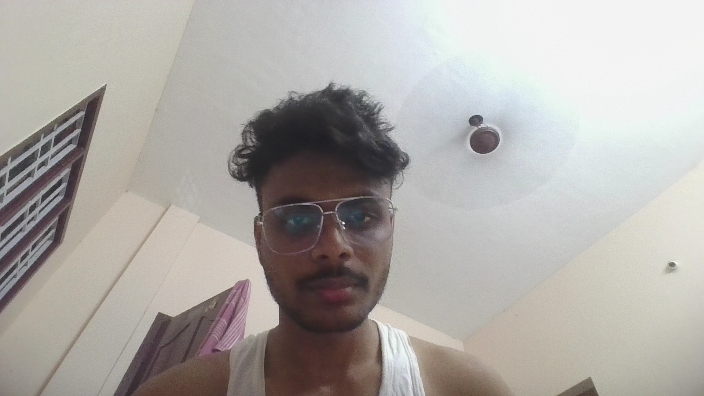
#> input picture captured_phone.jpg, 704 x 396 px; its folder holds only this picture in this run
$ python -i app_streamlit.py   (imports and definitions only)
#> lines starting #> are read from the running program, lines starting #| are printed output that depends on the picture; after the words box and inside, x2 and y2 are one past the last pixel; in counts of white or black regions, pixels touching at a corner belong together
#> further down, picture is the input picture: shape (396, 704, 3); mean B, G, R 166.2, 170.3, 174
import streamlit as st
import pandas as pd
import datetime
import cv2
import numpy as np
from predict import predict_ml

# -------------------- Streamlit Page Config --------------------
# [6 lines not run here, left out]

# -------------------- Skin Validation Function --------------------
def is_valid_image(image):
    hsv = cv2.cvtColor(image, cv2.COLOR_BGR2HSV)
#> hsv: shape (396, 704, 3); mean H, S, V 49.1, 21.9, 175.9

    lower_skin = np.array([0, 15, 60], dtype=np.uint8)
    upper_skin = np.array([35, 255, 255], dtype=np.uint8)

    mask = cv2.inRange(hsv, lower_skin, upper_skin)
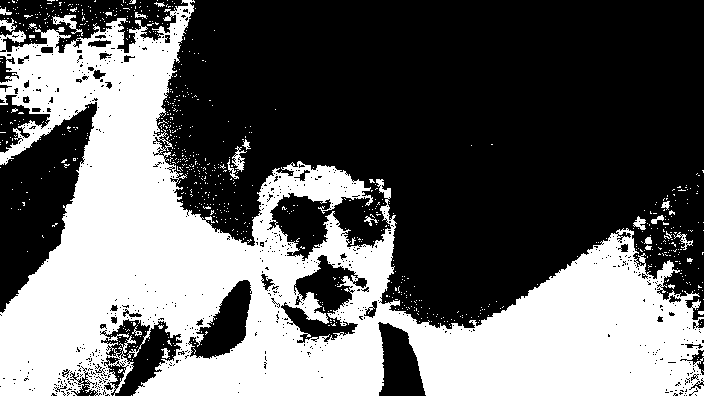
#> mask: shape (396, 704); 40% white; 840 white regions (818 under 20 px), largest, box (x1, y1, x2, y2) and area: (0, 0, 704, 396) 108452, (52, 15, 83, 36) 204, (232, 146, 247, 172) 155
    skin_pixels = cv2.countNonZero(mask)
#> skin_pixels = 111405
    total_pixels = image.shape[0] * image.shape[1]
#> total_pixels = 278784
    skin_ratio = skin_pixels / total_pixels
#> skin_ratio = 0.4

    return skin_ratio > 0.05


# -------------------- Save Results Function --------------------
def log_result(name, hb_value, confidence):
    df = pd.DataFrame(
        [[name, hb_value, confidence, datetime.datetime.now()]],
        columns=["Name", "Hb (g/dL)", "Confidence (%)", "Timestamp"],
    )
    df.to_csv("patient_records.csv", mode="a", header=False, index=False)


# -------------------- Main App Logic --------------------
# [1 line that did not run here, left out]

# [36 lines not run here, left out]

>>> import cv2
>>> picture = cv2.imread('../captured_phone.jpg')
>>> result = is_valid_image(picture)
#> result = True
